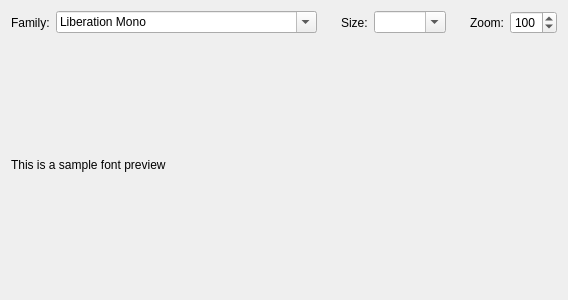
<?xml version="1.0" encoding="UTF-8"?>
<ui version="4.0">
 <class>EditorFontOptionsForm</class>
 <widget class="QWidget" name="EditorFontOptionsForm">
  <property name="geometry">
   <rect>
    <x>0</x>
    <y>0</y>
    <width>568</width>
    <height>300</height>
   </rect>
  </property>
  <property name="windowTitle">
   <string>Fonts &amp; Colors</string>
  </property>
  <layout class="QVBoxLayout" name="verticalLayout">
   <item>
    <layout class="QHBoxLayout" name="horizontalLayout_2">
     <item>
      <widget class="QLabel" name="label">
       <property name="text">
        <string>Family:</string>
       </property>
      </widget>
     </item>
     <item>
      <widget class="QFontComboBox" name="m_fontComboBox">
       <property name="sizePolicy">
        <sizepolicy hsizetype="Expanding" vsizetype="Fixed">
         <horstretch>0</horstretch>
         <verstretch>0</verstretch>
        </sizepolicy>
       </property>
       <property name="writingSystem">
        <enum>QFontDatabase::Any</enum>
       </property>
       <property name="fontFilters">
        <set>QFontComboBox::MonospacedFonts|QFontComboBox::ProportionalFonts</set>
       </property>
       <property name="currentFont">
        <font>
         <family>Courier New</family>
         <pointsize>9</pointsize>
        </font>
       </property>
      </widget>
     </item>
     <item>
      <spacer name="horizontalSpacer">
       <property name="orientation">
        <enum>Qt::Horizontal</enum>
       </property>
       <property name="sizeType">
        <enum>QSizePolicy::Fixed</enum>
       </property>
       <property name="sizeHint" stdset="0">
        <size>
         <width>18</width>
         <height>20</height>
        </size>
       </property>
      </spacer>
     </item>
     <item>
      <widget class="QLabel" name="label_2">
       <property name="text">
        <string>Size:</string>
       </property>
      </widget>
     </item>
     <item>
      <widget class="QComboBox" name="m_fontSizeCB">
       <property name="sizePolicy">
        <sizepolicy hsizetype="Preferred" vsizetype="Fixed">
         <horstretch>0</horstretch>
         <verstretch>0</verstretch>
        </sizepolicy>
       </property>
       <property name="editable">
        <bool>true</bool>
       </property>
      </widget>
     </item>
     <item>
      <spacer name="horizontalSpacer_2">
       <property name="orientation">
        <enum>Qt::Horizontal</enum>
       </property>
       <property name="sizeType">
        <enum>QSizePolicy::Fixed</enum>
       </property>
       <property name="sizeHint" stdset="0">
        <size>
         <width>18</width>
         <height>20</height>
        </size>
       </property>
      </spacer>
     </item>
     <item>
      <widget class="QLabel" name="label_3">
       <property name="text">
        <string>Zoom:</string>
       </property>
      </widget>
     </item>
     <item>
      <widget class="QSpinBox" name="m_fontZoomSB">
       <property name="sizePolicy">
        <sizepolicy hsizetype="Preferred" vsizetype="Fixed">
         <horstretch>0</horstretch>
         <verstretch>0</verstretch>
        </sizepolicy>
       </property>
       <property name="maximum">
        <number>300</number>
       </property>
       <property name="singleStep">
        <number>10</number>
       </property>
       <property name="value">
        <number>100</number>
       </property>
      </widget>
     </item>
    </layout>
   </item>
   <item>
    <spacer name="verticalSpacer">
     <property name="orientation">
      <enum>Qt::Vertical</enum>
     </property>
     <property name="sizeHint" stdset="0">
      <size>
       <width>20</width>
       <height>112</height>
      </size>
     </property>
    </spacer>
   </item>
   <item>
    <widget class="QLabel" name="m_fontPreviewLabel">
     <property name="text">
      <string>This is a sample font preview</string>
     </property>
    </widget>
   </item>
   <item>
    <spacer name="verticalSpacer_2">
     <property name="orientation">
      <enum>Qt::Vertical</enum>
     </property>
     <property name="sizeHint" stdset="0">
      <size>
       <width>20</width>
       <height>111</height>
      </size>
     </property>
    </spacer>
   </item>
  </layout>
 </widget>
 <resources/>
 <connections/>
</ui>
